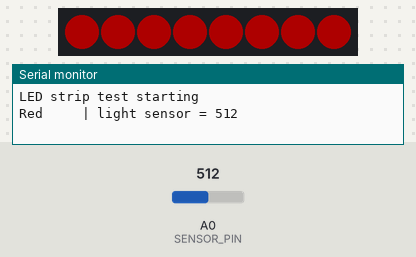
Simulated run of this sketch. Board: Arduino Uno, built with avr-gcc and run on an emulated ATmega328P. On the bench: 8 RGB LEDs in strip order, left to right, the last lines printed to the serial monitor. Inputs (shaded band) come from the test bench; at power-on: A0 (SENSOR_PIN) = 512. Dim RGB values are drawn brighter than linear.

Above: at 0.1 s.
At 1.1 s:
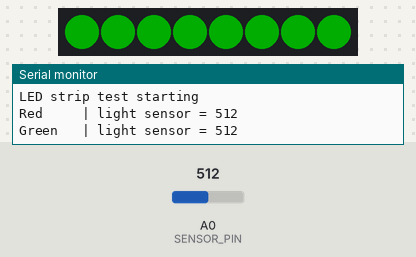
At 2.1 s:
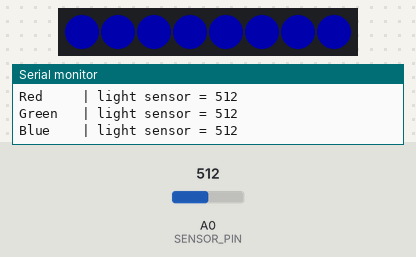
At 3.1 s:
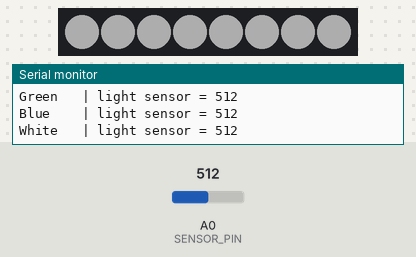
At 4.75 s:
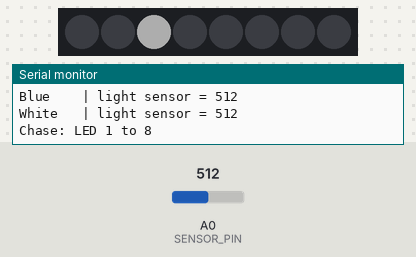
At 6.5 s:
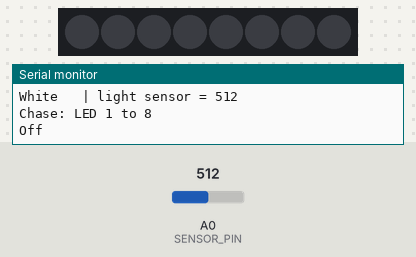
Timing chart, 0 to 40.0 s (numbered marks = the images above):
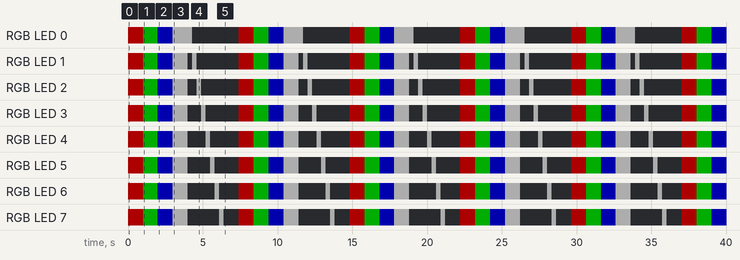

Measured:
- by itself, RGB LED 0: repeats every 7.4 s: RGB(0, 50, 0) 1.0 s, RGB(0, 0, 50) 1.0 s, RGB(50, 50, 50) 1.3 s, off 3.1 s, RGB(50, 0, 0) 1.0 s
- by itself, RGB LED 4: repeats every 7.4 s: RGB(0, 50, 0) 1.0 s, RGB(0, 0, 50) 1.0 s, RGB(50, 50, 50) 1.0 s, off 1.2 s, RGB(50, 50, 50) 0.30 s, off 1.9 s, RGB(50, 0, 0) 1.0 s
- by itself, RGB LED 5: repeats every 7.4 s: RGB(0, 50, 0) 1.0 s, RGB(0, 0, 50) 1.0 s, RGB(50, 50, 50) 1.0 s, off 1.5 s, RGB(50, 50, 50) 0.30 s, off 1.6 s, RGB(50, 0, 0) 1.0 s
- what the display in image 1 shows lasts 1.0 s, from 1.0 s to 2.0 s

The sketch:

led_strip_test.ino
```cpp
// led_strip_test.ino
// WS2812B strip test: checks the strip and its wiring without the rest of the greenhouse code.
// The strip shows red, green, blue and white, then lights each LED one at a time, then turns off.
// The Serial Monitor (9600 baud) prints each step and the light sensor reading, so you can
// compare it with the dark threshold (Basil 400, Lettuce 450, Tomato 350).
//
// Strip DIN: D6 | Light sensor: A0 (same pins as the main sketch)
//
// Nothing lights up?
//   - The wire from D6 must go to the DIN end of the strip (the arrows point away from it)
//   - Strip 5V to 5V, strip GND to the Arduino's GND
//   - Adafruit NeoPixel library must be version 1.12.0 or newer for the UNO R4

#include <Adafruit_NeoPixel.h>

const int STRIP_PIN  = 6;
const int LED_COUNT  = 8;
const int SENSOR_PIN = A0;

Adafruit_NeoPixel strip(LED_COUNT, STRIP_PIN, NEO_GRB + NEO_KHZ800);


// Fills the whole strip with one colour and holds it for a second
void showColor(const char* name, uint8_t r, uint8_t g, uint8_t b) {
  Serial.print(name);
  Serial.print("   | light sensor = ");
  Serial.println(analogRead(SENSOR_PIN));

  strip.fill(strip.Color(r, g, b));
  strip.show();
  delay(1000);
}


void setup() {
  Serial.begin(9600);
  while (!Serial && millis() < 3000) { }

  strip.begin();
  strip.setBrightness(50);   // low brightness so the USB port can power it
  strip.clear();
  strip.show();

  Serial.println("LED strip test starting");
}


void loop() {
  // If the colours come out swapped (red shows as green), change NEO_GRB to NEO_RGB above
  showColor("Red  ", 255, 0, 0);
  showColor("Green", 0, 255, 0);
  showColor("Blue ", 0, 0, 255);
  showColor("White", 255, 255, 255);

  // One LED at a time, to find a dead LED or a break in the strip
  Serial.println("Chase: LED 1 to 8");
  for (int i = 0; i < LED_COUNT; i++) {
    strip.clear();
    strip.setPixelColor(i, strip.Color(255, 255, 255));
    strip.show();
    delay(300);
  }

  Serial.println("Off");
  strip.clear();
  strip.show();
  delay(1000);
}
```
